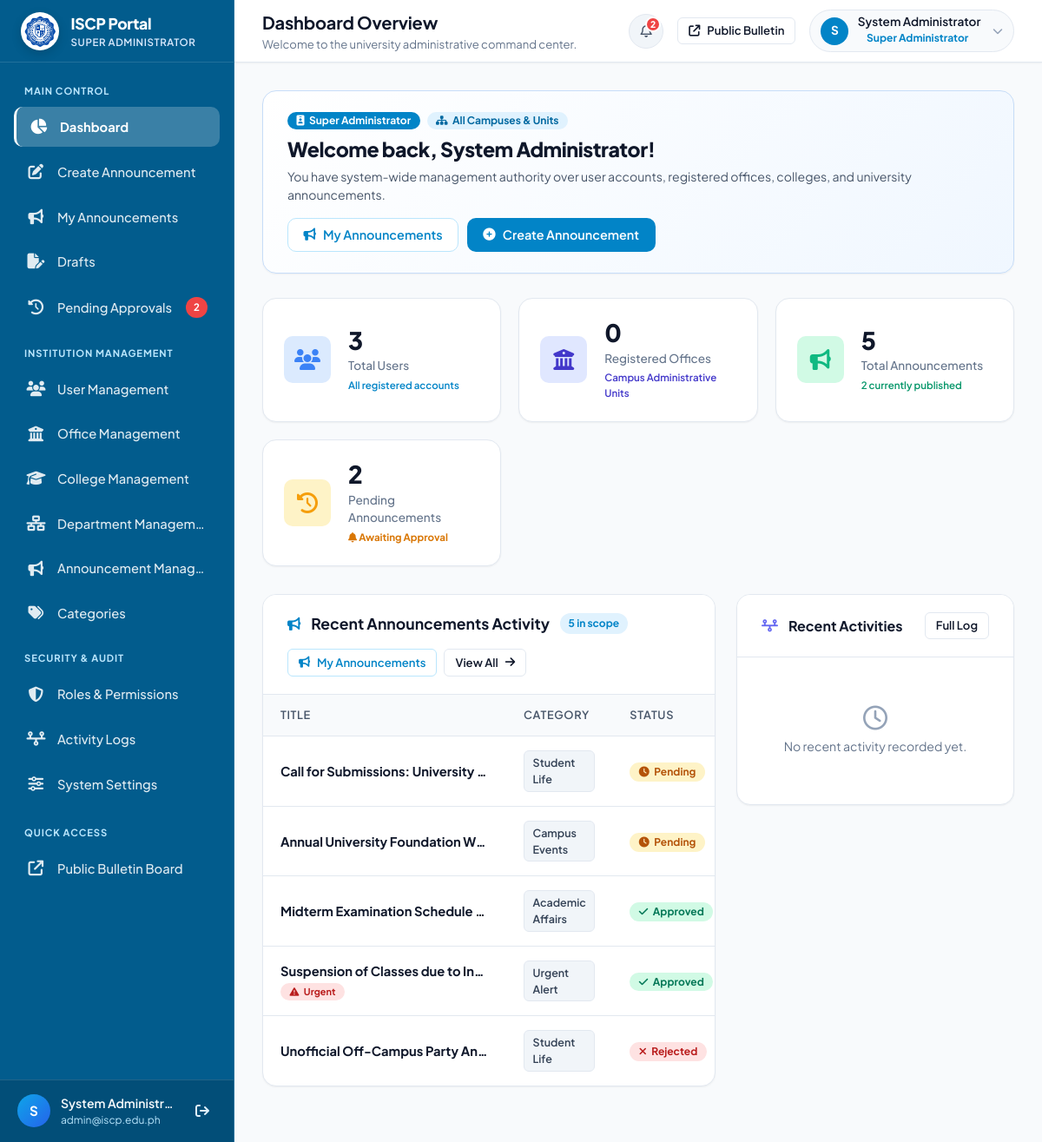
/admin/index.php (signed in), run on an earlier commit of the app's database.
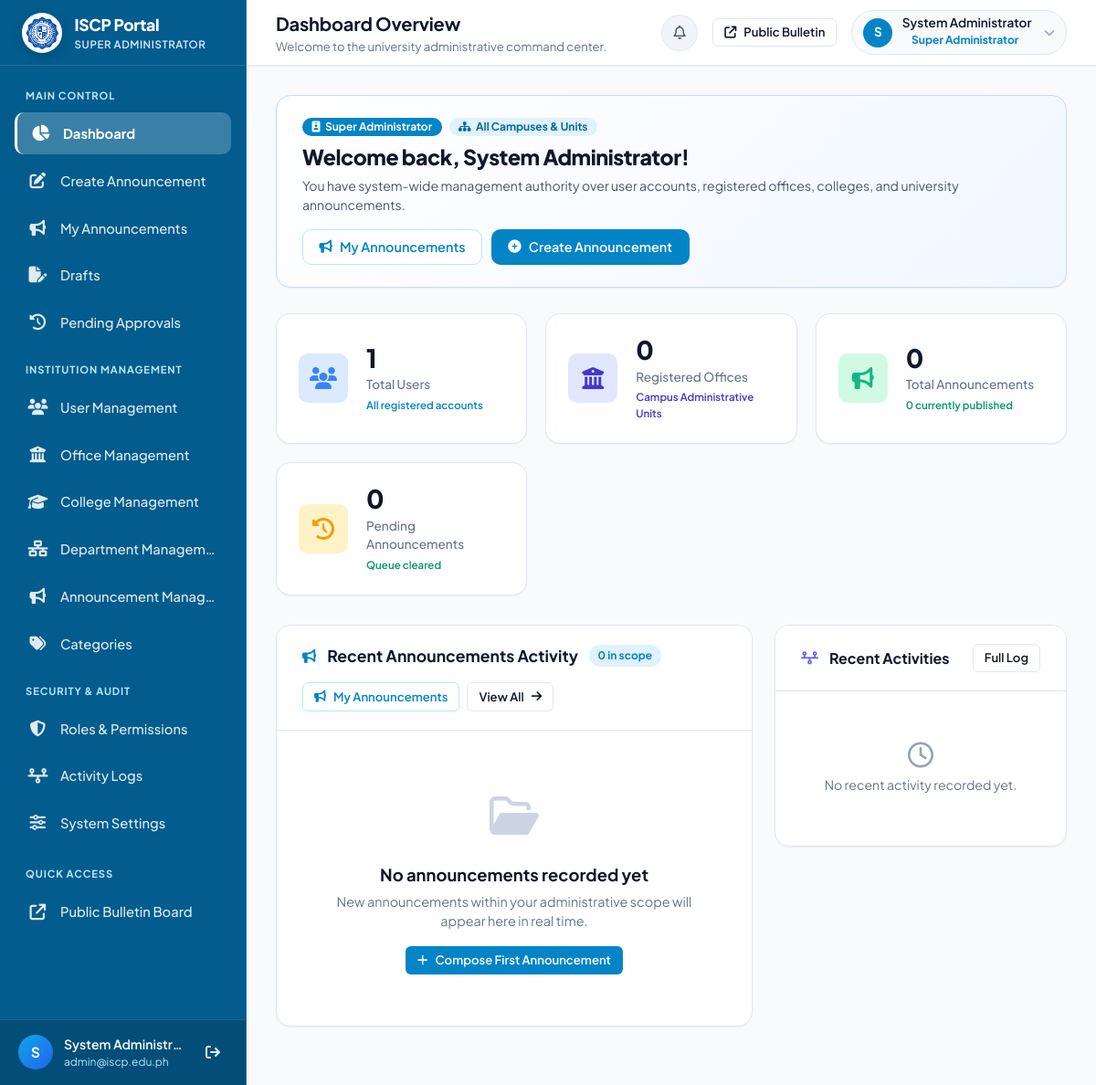
And on a later commit of the database.
### tables this page shows
CREATE TABLE IF NOT EXISTS `users` (
    `id` INT AUTO_INCREMENT PRIMARY KEY,
    `name` VARCHAR(100) NOT NULL,
    `email` VARCHAR(150) NOT NULL UNIQUE,
    `password_hash` VARCHAR(255) NOT NULL,
    `role` VARCHAR(50) NOT NULL DEFAULT 'college_admin',
    `assigned_college` VARCHAR(150) DEFAULT NULL,
    `assigned_office` VARCHAR(150) DEFAULT NULL,
    `assigned_department` VARCHAR(150) DEFAULT NULL,
    `status` ENUM('active', 'inactive') NOT NULL DEFAULT 'active',
    `created_at` TIMESTAMP DEFAULT CURRENT_TIMESTAMP
);

CREATE TABLE IF NOT EXISTS `announcements` (
    `id` INT AUTO_INCREMENT PRIMARY KEY,
    `title` VARCHAR(255) NOT NULL,
    `slug` VARCHAR(255) DEFAULT NULL,
    `summary` VARCHAR(350) DEFAULT NULL,
    `content` TEXT NOT NULL,
    `category` VARCHAR(100) NOT NULL,
    `category_id` INT DEFAULT NULL,
    `image_path` VARCHAR(255) DEFAULT NULL,
    `created_by` INT NOT NULL,
    `author_name` VARCHAR(100) DEFAULT NULL,
    `status` ENUM('pending', 'approved', 'rejected') NOT NULL DEFAULT 'pending',
    `rejection_reason` TEXT DEFAULT NULL,
    `reviewed_by` INT DEFAULT NULL,
    `reviewed_at` DATETIME DEFAULT NULL,
    `target_audience` ENUM('All', 'Students', 'Faculty', 'Parents') DEFAULT 'All',
    `is_urgent` TINYINT(1) DEFAULT 0,
    `is_pinned` TINYINT(1) DEFAULT 0,
    `views_count` INT DEFAULT 0,
    `created_at` TIMESTAMP DEFAULT CURRENT_TIMESTAMP,
    `updated_at` TIMESTAMP DEFAULT CURRENT_TIMESTAMP ON UPDATE CURRENT_TIMESTAMP,
    CONSTRAINT `fk_announcements_created_by` FOREIGN KEY (`created_by`) REFERENCES `users`(`id`) ON DELETE CASCADE,
    CONSTRAINT `fk_announcements_reviewed_by` FOREIGN KEY (`reviewed_by`) REFERENCES `users`(`id`) ON DELETE SET NULL,
    CONSTRAINT `fk_announcements_category` FOREIGN KEY (`category_id`) REFERENCES `categories`(`id`) ON DELETE SET NULL
);

### admin/includes/auth.php (called while the page is built, shortened)
<?php
function current_user(): array {
    $role = $_SESSION['user_role'] ?? 'guest';
    $name = $_SESSION['user_name'] ?? 'User';
    $email = $_SESSION['user_email'] ?? '';
    $id = $_SESSION['user_id'] ?? null;
    $assigned_college = $_SESSION['assigned_college'] ?? null;
    $assigned_office = $_SESSION['assigned_office'] ?? null;
    $assigned_department = $_SESSION['assigned_department'] ?? null;
    if ($id && ($assigned_college === null && $assigned_office === null && $assigned_department === null)) {
        $pdo = get_db();
        if ($pdo) {
            try {
                $stmt = $pdo->prepare("SELECT * FROM users WHERE id = ?");
                $stmt->execute([$id]);
                $row = $stmt->fetch();
                if ($row) {
                    $assigned_college = $row['assigned_college'] ?? null;
                    $assigned_office = $row['assigned_office'] ?? null;
                    $assigned_department = $row['assigned_department'] ?? null;
                }
            } catch (Exception $e) {
            }
        }
    }
    return [
        'id' => $id,
        'name' => $name,
        'email' => $email,
        'role' => $role,
        'assigned_college' => $assigned_college,
        'assigned_office' => $assigned_office,
        'assigned_department' => $assigned_department,
    ];
}
function current_user_role(): string {
    $role = $_SESSION['user_role'] ?? 'guest';
    if ($role === 'admin') return ROLE_SUPER_ADMIN;
    return $role;
}
function is_super_admin(): bool {
    $role = current_user_role();
    return in_array($role, [ROLE_SUPER_ADMIN, 'admin'], true);
}
function get_user_assigned_unit(array $user): string {
    $role = $user['role'] ?? '';
    if (in_array($role, [ROLE_SUPER_ADMIN, 'admin'], true)) {
        return 'All Campuses & Units';
    } elseif ($role === ROLE_UNIVERSITY_ADMIN) {
        return 'International State College of the Philippines (All Campuses)';
    } elseif ($role === ROLE_OFFICE_ADMIN) {
        return $user['assigned_office'] ?? 'Assigned University Office';
    } elseif ($role === ROLE_COLLEGE_ADMIN) {
        return $user['assigned_college'] ?? 'Assigned College';
    } elseif ($role === ROLE_DEPARTMENT_ADMIN) {
        return $user['assigned_department'] ?? 'Assigned Department';
    } elseif ($role === ROLE_ANNOUNCER) {
        return $user['assigned_college'] ?? 'Academic Department';
    }
    return 'General';
}
function format_role_label(?string $role, ?string $unit = null): string {
    switch ($role) {
        case 'super_admin':
        case 'admin':
            return 'Super Administrator';
    }
}
function h(?string $string): string {
    return htmlspecialchars((string)($string ?? ''), ENT_QUOTES, 'UTF-8');
}
    ?>

### admin/index.php (the view, shortened to what the rows shown need)
<?php
require_once __DIR__ . '/includes/auth.php';
$currentUser = current_user();
$page_title = 'Dashboard Overview';
$pdo = get_db();
$recent_announcements = [];
if ($pdo) {
    try {
        $scopeWhere = "1=1";
        $scopeParams = [];
        $stmtLatest = $pdo->prepare("
            SELECT a.*, u.name AS creator_name, u.email AS creator_email
            FROM announcements a
            LEFT JOIN users u ON a.created_by = u.id
            WHERE {$scopeWhere}
            ORDER BY a.created_at DESC
            LIMIT 7
        ");
        $stmtLatest->execute($scopeParams);
        $recent_announcements = $stmtLatest->fetchAll();
    } catch (PDOException $e) {
        set_flash('danger', 'Unable to retrieve dashboard metrics: ' . $e->getMessage());
    }
}
require_once __DIR__ . '/includes/header.php';
?>
<div class="dashboard-welcome-banner" style="background: linear-gradient(135deg, #ffffff 0%, #f0f7ff 100%); border: 1px solid #c7ddf8; border-radius: var(--radius-lg); padding: 1.5rem 1.75rem; margin-bottom: 1.75rem; box-shadow: var(--shadow-sm); display: flex; align-items: center; justify-content: space-between; flex-wrap: wrap; gap: 1rem;">
    <div>
        <div style="display: flex; align-items: center; gap: 0.5rem; margin-bottom: 0.35rem;">
            <span class="badge" style="background: #0284c7; color: #ffffff; font-size: 0.75rem; padding: 0.25rem 0.65rem;">
                <i class="fa-solid fa-id-badge"></i> <?= h(format_role_label($currentRole)) ?>
            </span>
            <span class="badge" style="background: #e0f2fe; color: #0369a1; font-size: 0.75rem; padding: 0.25rem 0.65rem;">
                <i class="fa-solid fa-sitemap"></i> <?= h($assignedUnit) ?>
            </span>
        </div>
        <h2 style="font-size: 1.45rem; font-weight: 800; color: #0f172a; letter-spacing: -0.02em;">
            Welcome back, <?= h($currentUser['name']) ?>!
        </h2>
        <p style="font-size: 0.88rem; color: #475569; margin-top: 0.2rem;">
            <?php if (is_super_admin()): ?>
                You have system-wide management authority over user accounts, registered offices, colleges, and university announcements.
            <?php elseif ($currentRole === ROLE_UNIVERSITY_ADMIN): ?>
                You have authority to draft, schedule, and publish university-wide campus advisories.
            <?php elseif ($currentRole === ROLE_OFFICE_ADMIN): ?>
                You have publishing and management authority for announcements belonging to <strong><?= h($assignedUnit) ?></strong>.
            <?php elseif ($currentRole === ROLE_COLLEGE_ADMIN): ?>
                You have administrative authority over announcements for <strong><?= h($assignedUnit) ?></strong> and its affiliated departments.
            <?php else: ?>
                You have authority to publish class schedules, exam notices, and activities for <strong><?= h($assignedUnit) ?></strong>.
            <?php endif; ?>
        </p>
    </div>
</div>
<div style="display: grid; grid-template-columns: minmax(0, 1.8fr) minmax(320px, 1fr); gap: 1.5rem; align-items: start;">
    <div class="content-card">
        <div class="card-header">
            <div class="card-header-left">
                <h2 class="card-title">Recent Announcements Activity</h2>
            </div>
        </div>
        <div class="card-body" style="padding: 0;">
            <?php if (empty($recent_announcements)): ?>
                <div class="empty-state">
                    <div class="empty-state-icon">
                        <i class="fa-regular fa-folder-open"></i>
                    </div>
                    <h3 class="empty-state-title">No announcements recorded yet</h3>
                    <p class="empty-state-desc">New announcements within your administrative scope will appear here in real time.</p>
                    <div style="margin-top: 1rem;">
                        <a href="create.php" class="btn btn-primary btn-sm">
                            <i class="fa-solid fa-plus"></i> Compose First Announcement
                        </a>
                    </div>
                </div>
            <?php else: ?>
                <div class="table-responsive">
                    <table class="admin-table">
                        <thead>
                            <tr>
                                <th>Title</th>
                                <th>Category</th>
                                <th>Status</th>
                            </tr>
                        </thead>
                        <tbody>
                            <?php foreach ($recent_announcements as $ann): ?>
                                <tr>
                                    <td style="min-width: 180px;">
                                        <div style="font-weight: 700; color: var(--text-main); max-width: 240px; white-space: nowrap; overflow: hidden; text-overflow: ellipsis;" title="<?= h($ann['title']) ?>">
                                            <?= h($ann['title']) ?>
                                        </div>
                                        <?php if (!empty($ann['is_urgent'])): ?>
                                            <span class="badge" style="background: #fee2e2; color: #b91c1c; font-size: 0.68rem; margin-top: 0.2rem;">
                                                <i class="fa-solid fa-triangle-exclamation"></i> Urgent
                                            </span>
                                        <?php endif; ?>
                                    </td>
                                    <td>
                                        <span class="category-pill"><?= h($ann['category'] ?? 'General') ?></span>
                                    </td>
                                    <td>
                                        <?php
                                        $st = strtolower($ann['status']);
                                        $badgeClass = 'badge-status-pending';
                                        $statusIcon = 'fa-clock';
                                        if (in_array($st, ['approved', 'published'], true)) {
                                            $badgeClass = 'badge-status-approved';
                                            $statusIcon = 'fa-check';
                                        } elseif ($st === 'rejected') {
                                            $badgeClass = 'badge-status-rejected';
                                            $statusIcon = 'fa-xmark';
                                        }
                                        ?>
                                        <span class="badge <?= $badgeClass ?>">
                                            <i class="fa-solid <?= $statusIcon ?>"></i>
                                            <?= ucwords(str_replace('_', ' ', $st)) ?>
                                        </span>
                                    </td>
                                </tr>
                            <?php endforeach; ?>
                        </tbody>
                    </table>
                </div>
            <?php endif; ?>
        </div>
    </div>
</div>
<?php require_once __DIR__ . '/includes/footer.php'; ?>

### admin/includes/header.php (shortened to what the rows shown need)
<?php
require_once __DIR__ . '/auth.php';
$currentRole = current_user_role();
?>
<!DOCTYPE html>
<html lang="en">
<head>
    <link rel="stylesheet" href="https://cdnjs.cloudflare.com/ajax/libs/font-awesome/6.5.1/css/all.min.css">
    <link rel="stylesheet" href="../assets/css/admin.css">
</head>
<body class="admin-body">
<div class="admin-wrapper">
    <?php require_once __DIR__ . '/sidebar.php'; ?>
    <div class="admin-main">
        <header class="admin-topbar">
            <div class="topbar-left">
                <div class="page-header-info">
                    <h1 class="page-title"><?= isset($page_title) ? h($page_title) : 'Dashboard' ?></h1>
                </div>
            </div>
            <div class="topbar-right">
                <div class="profile-menu-container">
                    <div class="user-profile-badge" id="profileBadgeTrigger" style="cursor: pointer;" title="Click to view account menu">
                        <div class="avatar-circle">
                            <?= strtoupper(substr($currentUser['name'] ?? 'A', 0, 1)) ?>
                        </div>
                        <div class="user-meta desktop-only">
                            <span class="user-name"><?= h($currentUser['name']) ?></span>
                            <span class="badge badge-admin"><?= h(format_role_label($currentRole)) ?></span>
                        </div>
                        <i class="fa-solid fa-chevron-down" style="font-size: 0.75rem; color: #94a3b8; margin-left: 0.2rem;"></i>
                    </div>
                </div>
            </div>
        </header>
        <main class="admin-content">

### admin/includes/sidebar.php (shortened to what the rows shown need)
<?php
$currentUser = current_user();
$role = $currentUser['role'] ?? 'super_admin';
$assignedUnit = get_user_assigned_unit($currentUser);
?>
<aside class="admin-sidebar" id="adminSidebar">
    <div class="sidebar-brand">
        <a href="index.php" class="brand-link" title="International State College of the Philippines">
            <div class="brand-text">
                <span class="brand-title">ISCP Portal</span>
                <span class="brand-subtitle"><?= h(format_role_label($role)) ?></span>
            </div>
        </a>
    </div>
    <div class="sidebar-footer">
        <div class="user-card-compact">
            <div class="user-avatar-sm" title="<?= h($currentUser['name']) ?>">
                <?= strtoupper(substr($currentUser['name'] ?? 'A', 0, 1)) ?>
            </div>
            <div class="user-details">
                <div class="name" title="<?= h($currentUser['name']) ?>"><?= h($currentUser['name']) ?></div>
                <div class="role-email" title="<?= h($currentUser['email']) ?>"><?= h($currentUser['email']) ?></div>
            </div>
            <a href="logout.php" onclick="if (window.openModal) { openModal('signOutModal'); return false; }" class="btn-sidebar-logout" title="Sign Out">
                <i class="fa-solid fa-arrow-right-from-bracket"></i>
            </a>
        </div>
    </div>
</aside>

What changed in the data, as far as the page shows it:
removed announcements: title "Call for Submissions: University…", category "Student Life", status "Pending"
removed announcements: title "Annual University Foundation W…", category "Campus Events", status "Pending"
removed announcements: title "Midterm Examination Schedule…", category "Academic Affairs", status "Approved"
removed announcements: title "Suspension of Classes due to In…", is_urgent 1 (drawn), category "Urgent Alert", status "Approved"
removed announcements: title "Unofficial Off-Campus Party An…", category "Student Life", status "Rejected"
changed users "System Administrator": role "admin" → "super_admin" (drawn)
Also different on the page:
$metric_users_count: "3" → "1"
$metric_total_announcements: "5" → "0"
$metric_published_count: "2" → "0"
$metric_pending_count: "2" → "0"
count($recent_announcements): "5" → "0"
$pendingCount: "2" → (not shown)
text no longer shown: "Awaiting Approval TITLE CATEGORY STATUS"
text now shown: "Queue cleared No announcements recorded yet New announcements within your administrative scope will appear here in real time. Compose First Announcement"
